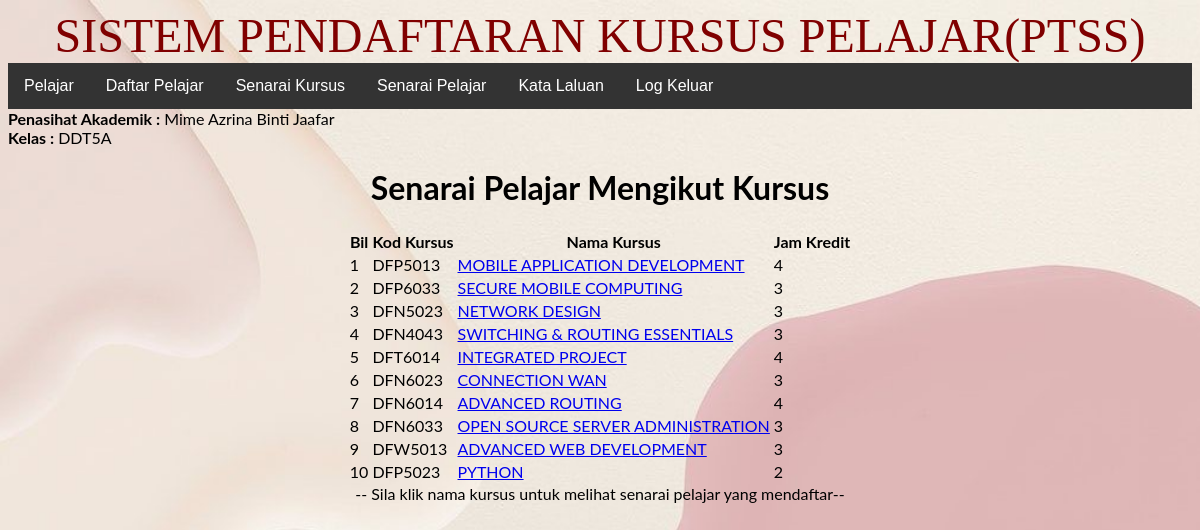
/pendaftaran/pensyarah/index.php?daftar=kursus (signed in), run on the app's committed database.
### tables this page shows
CREATE TABLE `pensyarah` (
  `idpensyarah` int(11) NOT NULL,
  `namapensyarah` varchar(250) NOT NULL,
  `jabatan` varchar(250) NOT NULL,
  `kelas` varchar(50) NOT NULL,
  `username` varchar(250) NOT NULL,
  `password` varchar(250) NOT NULL
);

CREATE TABLE `kursus` (
  `idkursus` int(11) NOT NULL,
  `kodkursus` varchar(50) NOT NULL,
  `namakursus` varchar(250) NOT NULL,
  `jamkredit` float NOT NULL
);

### pendaftaran/pensyarah/kursus.php (the view, shortened to what this page needs)
<h1>Senarai Pelajar Mengikut Kursus</h1>
<table border="0">
    <tr>
        <th>Bil</th>
        <th>Kod Kursus</th>
        <th>Nama Kursus</th>
        <th>Jam Kredit</th>
    </tr>
    <?php
    $bil = 1;
    $sql = "SELECT * FROM kursus ORDER BY idkursus";
    $result = $conn->query($sql);
    while ($row = $result->fetch_object()) {
        ?>
        <tr>
            <td><?php echo $bil++; ?></td>
            <td><?php echo $row->kodkursus; ?></td>
            <td><a href="index.php?daftar=senaraipelajar&idkursus=<?php echo $row->idkursus; ?>"><?php echo $row->namakursus; ?></a></td>
            <td><?php echo $row->jamkredit; ?></td>
        </tr>
        <?php
    }
    ?>
</table>
-- Sila klik nama kursus untuk melihat senarai pelajar yang mendaftar--

### pendaftaran/pensyarah/index.php (shortened to what this page needs)
<?php
require '../conn.php';
$idpensyarah = $_SESSION['idpensyarah'];
$sql = "SELECT * FROM pensyarah WHERE idpensyarah = $idpensyarah";
$row = $conn->query($sql)->fetch_object();
?>
<!DOCTYPE html>
<html lang="en">
<head>
    <link rel="stylesheet" href="../register.css">
</head>
<body>
<marquee direction="right" height="70" width="100%" bgcolor="pink" loop="20">
  <font face="times new roman" size="30" color="maroon"><center>SISTEM PENDAFTARAN KURSUS PELAJAR(PTSS)</font></center>
</marquee>
<ul>
    <li><a href="index.php?daftar=senarai">Pelajar</a></li>
    <li><a href="index.php?daftar=daftar">Daftar Pelajar</a></li>
    <li><a href="index.php?daftar=kursus">Senarai Kursus</a></li>
    <li><a href="index.php?daftar=pelajar">Senarai Pelajar</a></li>
    <li><a href="index.php?daftar=katalaluan">Kata Laluan</a></li>
    <li><a href="../logout.php">Log Keluar</a></li>
</ul>
<font><b>Penasihat Akademik :</b></font>
<font><?php echo $row->namapensyarah;?></font><br>
<font><b>Kelas :</b></font>
<font><?php echo $row->kelas;?></font><br>
<center><div>
    <?php
    $daftar = 'senarai';
    if (isset($_GET['daftar'])) $daftar = $_GET['daftar'];
    require "$daftar.php";
    ?>
</div></center>
</body>
</html>

### pendaftaran/register.css (style rules this page uses)
body { font-family: 'Lato', sans-serif; background-image: url('color.jpg'); background-repeat: no-repeat; background-attachment: fixed; background-size: cover; }
ul { list-style-type:none; margin:0; padding:0; overflow:hidden; background-color:#333; }
li { float: left; }
li a { display:block; color:white; text-align:center; padding:14px 16px; text-decoration: none; font: 10px; font-family:Arial; font-weight:normal; }

### data on the page
pensyarah: namapensyarah "Mime Azrina Binti Jaafar", kelas "DDT5A"
kursus: kodkursus "DFP5013", namakursus "MOBILE APPLICATION DEVELOPMENT", jamkredit "4"
kursus: kodkursus "DFP6033", namakursus "SECURE MOBILE COMPUTING", jamkredit "3"
kursus: kodkursus "DFN5023", namakursus "NETWORK DESIGN", jamkredit "3"
kursus: kodkursus "DFN4043", namakursus "SWITCHING & ROUTING ESSENTIALS", jamkredit "3"
kursus: kodkursus "DFT6014", namakursus "INTEGRATED PROJECT", jamkredit "4"
kursus: kodkursus "DFN6023", namakursus "CONNECTION WAN", jamkredit "3"
kursus: kodkursus "DFN6014", namakursus "ADVANCED ROUTING", jamkredit "4"
kursus: kodkursus "DFN6033", namakursus "OPEN SOURCE SERVER ADMINISTRATION", jamkredit "3"
kursus: kodkursus "DFW5013", namakursus "ADVANCED WEB DEVELOPMENT", jamkredit "3"
kursus: kodkursus "DFP5023", namakursus "PYTHON", jamkredit "2"
